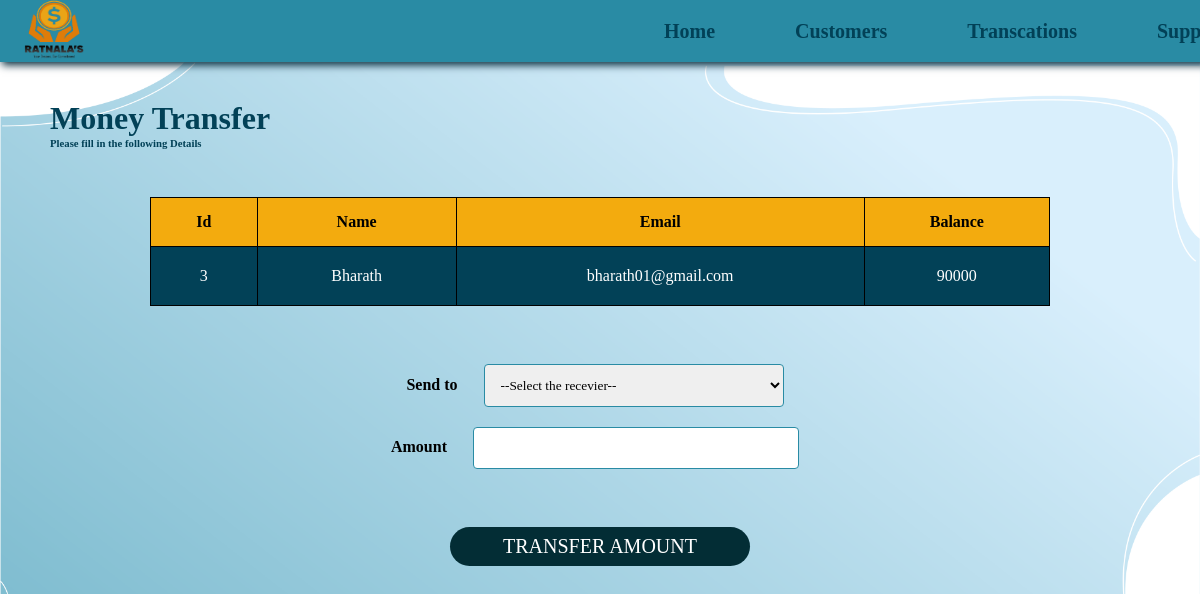
Screenshot of /moneytransfer.php?Id=3 with the database file from the repository.
### tables this page shows
CREATE TABLE `customers` (
  `id` int(2) NOT NULL,
  `Name` varchar(20) NOT NULL,
  `Account Number` int(10) NOT NULL,
  `Email` varchar(50) NOT NULL,
  `Balance` float NOT NULL
);

### moneytransfer.php (the view, shortened to what this page needs)
<!DOCTYPE html>
<html lang="en">
<head>
    <link rel="stylesheet" href="./CSS/style1.css">
</head>
<body>
    <div class="nav-bar">
        <div class="profile">
            <a href="#"><img src="./Images/logo.png" alt="Person" width="60" height="60"></a>
        </div>
        <ul class="nav-bar-list">
            <li class="nav-item"><a href="./index.php">Home</a></li>
            <li class="nav-item"><a href="./customers.php">Customers</a></li>
            <li class="nav-item"><a href="./history.php">Transcations</a></li>
            <li class="nav-item"><a href="./support.html">Support</a></li>
        </ul>
    </div>
    <div class="head">
        <h1>Money Transfer</h1>
        <h6>Please fill in the following Details</h6>
    </div>
    <div style="text-align:center;">
        <?php
        include 'connection.php';
        $Id = $_GET['Id'];
        $sql = "SELECT * FROM  customers where Id=$Id";
        $result = mysqli_query($conn, $sql);
        $rows = mysqli_fetch_assoc($result);
        ?>
        <form method="post" Name="tcredit" class="tabletext"><br>
            <div class="container">
                <table class="customers-table">
                    <tr class="table-head">
                        <th>Id</th>
                        <th>Name</th>
                        <th>Email</th>
                        <th>Balance</th>
                    </tr>
                    <tr>
                        <td><?php echo $rows['id'] ?></td>
                        <td><?php echo $rows['Name'] ?></td>
                        <td><?php echo $rows['Email'] ?></td>
                        <td><?php echo $rows['Balance'] ?></td>
                    </tr>
                </table>
            </div>
            <br>
            <label><b>Send to</b></label>
            <select Name="to" class="form-control" required>
                <option value="" disabled selected>--Select the recevier--</option>
            </select>
            <br>
            <label><b>Amount</b></label>
            <input type="number" Name="amount" class="sup-number" required>
            <br>
            <br>
            <div>
                <button class="mt-btn" Name="submit" type="submit">Transfer Amount</button>
            </div>
        </form>
    </div>
</body>
</html>

### CSS/style1.css (style rules this page uses)
* { margin: 0; padding: 0; font-family: poppins; }
body { background: url(./bg.png); background-size: cover; background-repeat: no-repeat; background-position: left; background-attachment: fixed; font-family: sans-serif; }
a { text-decoration: none; }
ul li { list-style-type: none; }
.head { margin-top: 100px; margin-left: 50px; color: rgb(2, 65, 87); }
.nav-bar { background: #298ba4; display: flex; justify-content: space-between; align-items: center; padding: 1rem 1.5rem; box-shadow: 2px 3px 8px rgb(1, 39, 56); position: fixed; top: 0; left: 0; z-index: 1; overflow: hidden; width: 100%; height: 30px; position: fixed; }
.nav-bar-list { display: flex; align-items: right; margin-right: 150px; margin-left: 500px; font-size: 20px; right: 2%; }
.nav-item { margin-left: 5rem; float: right; }
.nav-bar-list a { font-weight: 600; color: rgb(2, 65, 87); }
.sup-text, .sup-number, .sup-email, select, .sup-textarea { width: 25%; padding: 12px; margin: 10px; border: 1px solid #298ba4; border-radius: 4px; resize: vertical; outline: none; }
label { padding: 12px 12px 12px 0; display: inline-block; }
.mt-btn { background-color: #032d35; border-radius: 25px; padding: 8px 15px; margin: 30px; font-size: 20px; width: 25%; text-transform: uppercase; font-weight: lighter; transition: 1s; color: #fff; border: none; }
.container { margin: 30px 150px 30px 150px; }
.customers-table { width: 100%; border: 1px solid black; border-collapse: collapse; text-align: center; }
th, td { border: 1px solid black; border-collapse: collapse; }
td { padding: 20px; }
th { padding: 15px; }
.table-head { background: rgb(243, 171, 14); }
tr:nth-child(even) { background-color: rgb(2, 65, 87); color: #fff; }

### rows the page displays
customers: id "3", Name "Bharath", Email "bharath01@gmail.com", Balance "90000"
